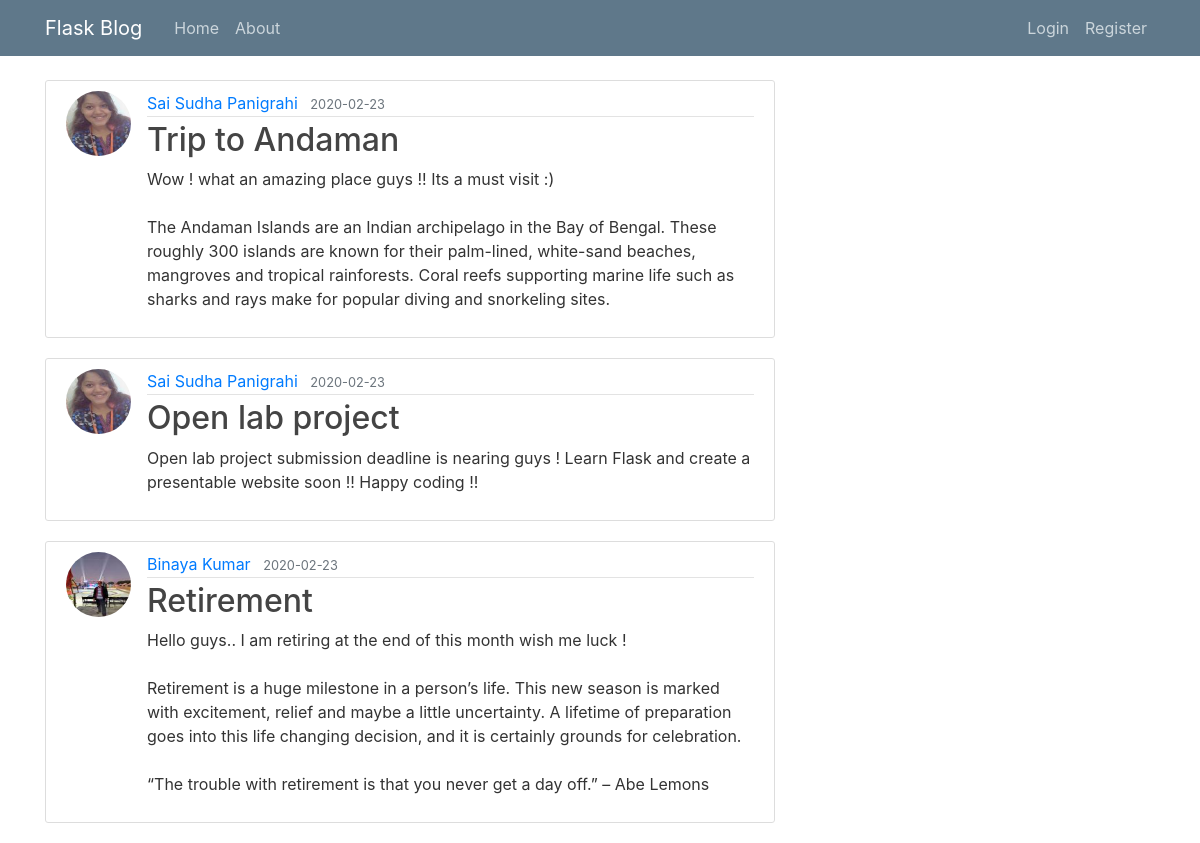
The page /home on the database its author committed.
### flaskblog/models.py (models this page shows, shortened)
class Post(db.Model):
    id = db.Column(db.Integer, primary_key=True)
    title = db.Column(db.String(100), nullable=False)
    date_posted = db.Column(db.DateTime, nullable=False, default=datetime.utcnow)
    content = db.Column(db.Text, nullable=False)
    user_id = db.Column(db.Integer, db.ForeignKey('user.id'), nullable=False)

class User(db.Model, UserMixin):
    id = db.Column(db.Integer, primary_key=True)
    username = db.Column(db.String(20), unique=True, nullable=False)
    email = db.Column(db.String(120), unique=True, nullable=False)
    image_file = db.Column(db.String(20), nullable=False, default='default.jpg')
    password = db.Column(db.String(60), nullable=False)
    posts = db.relationship('Post', backref='author', lazy=True)

### flaskblog/routes.py (the view)
@app.route("/")
@app.route("/home")
def home():
    posts = Post.query.all()
    return render_template('home.html', posts=posts)

### flaskblog/templates/home.html
{% extends "layout.html" %}
{% block content %}
    {% for post in posts %}
        <article class="media content-section">
          <img class="rounded-circle article-img" src="{{ url_for('static', filename='profile_pics/' + post.author.image_file) }}">
          <div class="media-body">
            <div class="article-metadata">
              <a class="mr-2" href="#">{{ post.author.username }}</a>
              <small class="text-muted">{{ post.date_posted.strftime('%Y-%m-%d') }}</small>
            </div>
            <h2><a class="article-title" href="{{ url_for('post', post_id=post.id) }}">{{ post.title }}</a></h2>
            <p class="article-content">{{ post.content }}</p>
          </div>
        </article>
    {% endfor %}
{% endblock content %}

### flaskblog/templates/layout.html (shortened to what this page needs)
 <!DOCTYPE html>
<html>
<head>
    <link rel="stylesheet" href="https://maxcdn.bootstrapcdn.com/bootstrap/4.0.0/css/bootstrap.min.css">
    <link rel="stylesheet" type="text/css" href="{{ url_for('static', filename='main.css') }}">
</head>
<body>
    <header class="site-header">
      <nav class="navbar navbar-expand-md navbar-dark bg-steel fixed-top">
        <div class="container">
          <a class="navbar-brand mr-4" href="/">Flask Blog</a>
          <div class="collapse navbar-collapse" id="navbarToggle">
            <div class="navbar-nav mr-auto">
              <a class="nav-item nav-link" href="{{ url_for('home') }}">Home</a>
              <a class="nav-item nav-link" href="{{ url_for('about') }}">About</a>
            </div>
            <div class="navbar-nav">
              {% if current_user.is_authenticated %}
                <a class="nav-item nav-link" href="{{ url_for('new_post') }}">New Post</a>
                <a class="nav-item nav-link" href="{{ url_for('account') }}">Account</a>
                <a class="nav-item nav-link" href="{{ url_for('logout') }}">Logout</a>
              {% else %}
                <a class="nav-item nav-link" href="{{ url_for('login') }}">Login</a>
                <a class="nav-item nav-link" href="{{ url_for('register') }}">Register</a>
              {% endif %}
            </div>
          </div>
        </div>
      </nav>
    </header>
    <main role="main" class="container">
      <div class="row">
        <div class="col-md-8">
          {% block content %}{% endblock %}
        </div>
      </div>
    </main>
</body>
</html>

### flaskblog/static/main.css (style rules this page uses)
body { background-image: url('backgroung.jpg'); background-repeat: no-repeat; background-attachment: fixed; background-size: cover; color: #333333; margin-top: 5rem; }
h1, h2, h3, h4, h5, h6 { color: #444444; }
.bg-steel { background-color: #5f788a; }
.site-header .navbar-nav .nav-link { color: #cbd5db; }
.content-section { background: #ffffff; padding: 10px 20px; border: 1px solid #dddddd; border-radius: 3px; margin-bottom: 20px; }
.article-title { color: #444444; }
.article-content { white-space: pre-line; }
.article-img { height: 65px; width: 65px; margin-right: 16px; }
.article-metadata { padding-bottom: 1px; margin-bottom: 4px; border-bottom: 1px solid #e3e3e3 }

### rows shown on the page
Post: image_file (picture), author.username "Sai Sudha Panigrahi", date_posted "2020-02-23", title "Trip to Andaman", content "Wow ! what an amazing place guys !! Its a must visit :) The Andaman Islands are an Indian archipelago in the Bay of Bengal. These roughly 300 islands are known for their palm-lined, white-sand beaches, mangroves and tropical rainforests. Coral reefs supporting marine life such as sharks and rays make for popular diving and snorkeling sites."
Post: image_file (picture), author.username "Sai Sudha Panigrahi", date_posted "2020-02-23", title "Open lab project", content "Open lab project submission deadline is nearing guys ! Learn Flask and create a presentable website soon !! Happy coding !!"
Post: image_file (picture), author.username "Binaya Kumar", date_posted "2020-02-23", title "Retirement", content "Hello guys.. I am retiring at the end of this month wish me luck ! Retirement is a huge milestone in a person’s life. This new season is marked with excitement, relief and maybe a little uncertainty. A lifetime of preparation goes into this life changing decision, and it is certainly grounds for celebration. “The trouble with retirement is that you never get a day off.” – Abe Lemons"
